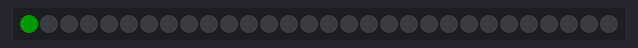
This sketch was run on a simulated Arduino Uno, built with avr-gcc and run on an emulated ATmega328P. On the bench: 30 RGB LEDs in strip order, left to right. Dim RGB values are drawn brighter than linear.

Above: at 0.15 s.
At 5.17 s:
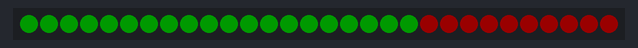
At 10.5 s:
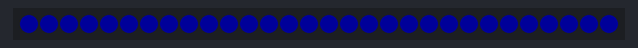
At 19.9 s:
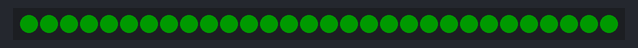
At 29.62 s:
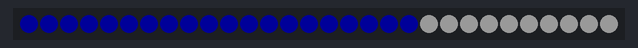
At 39.65 s:
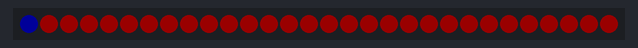

The sketch:

ledwalk.ino
```cpp
#include <Adafruit_NeoPixel.h>


#define LED_PIN    1
#define LED_COUNT 30
Adafruit_NeoPixel strip(LED_COUNT, LED_PIN, NEO_GRB + NEO_KHZ800);


void setup() {
  strip.begin();
  strip.show(); // Initialize all pixels to 'off'
}
void loop(){
ledDesign(30,0,25,0,0);
ledDesign(30,25,0,0,1);
ledDesign(30,0,0,25,0);
ledDesign(30,25,25,25,1);
}

void ledDesign(int speed, int r, int g, int b, int direction){
  if(direction == 0){
    for(int i = 0; i < 30; i++){
      strip.setPixelColor(i,r, g, b);
      strip.show();
      delay(speed);
      }
    }
  else{
    for(int i = 30; i > 0; i--){
      strip.setPixelColor(i,r, g, b);
      strip.show();
      delay(speed);
      }
    }

}

void setFill(int r, int g, int b){
  for(int i = 0; i < 30; i++){
  strip.setPixelColor(i,r, g, b);
  }
  strip.show();
}
```
